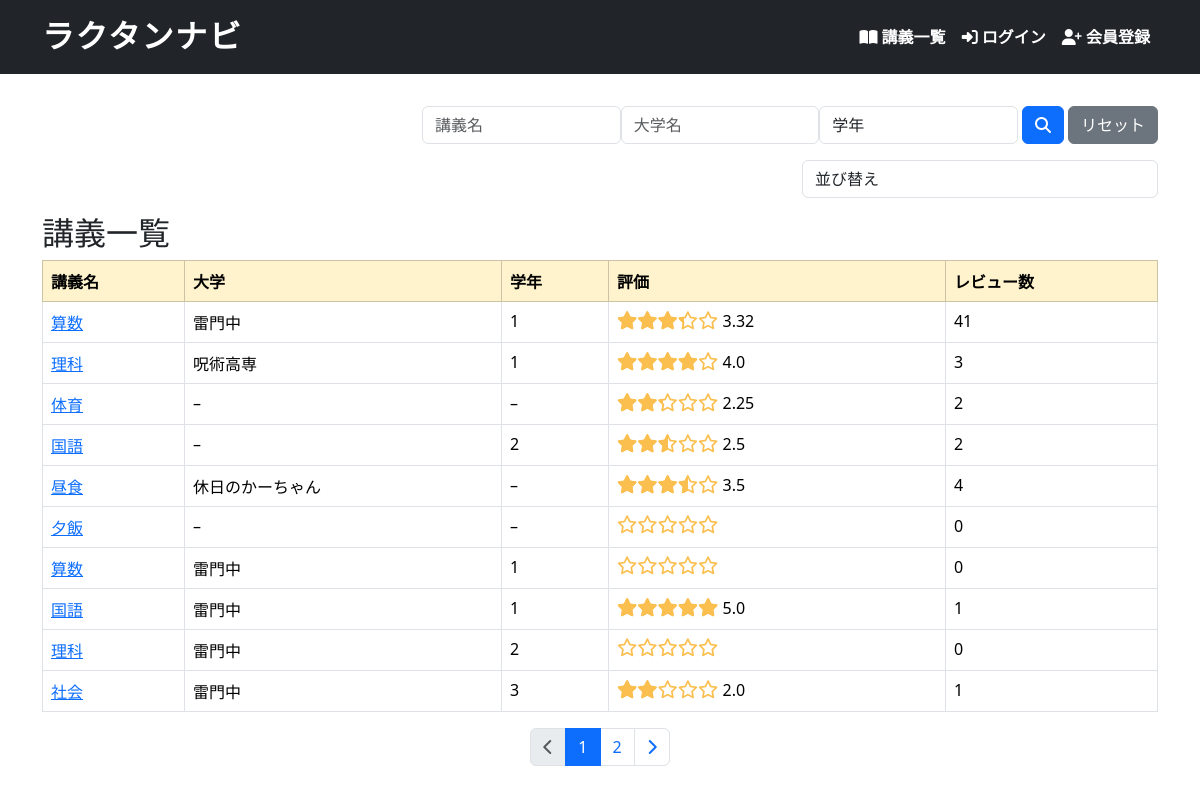
/lectures/, run on the app's committed database.
### helloworld/models.py (models this page shows, shortened)
class Lecture(models.Model):
    name = models.CharField(max_length=128)
    body = models.TextField(null=True, blank=True)
    university = models.CharField(max_length=128, null=True, blank=True)
    school_year = models.IntegerField(null=True, blank=True)
    average_score = models.FloatField(null=True, blank=True)
    reviews_count = models.IntegerField(default=0, blank=True)

### helloworld/views.py (the view)
# urls.py: path('lectures/', views.lecture_index, name='lectures_index'),
def lecture_index(request):
    search_name = request.GET.get('q_name') or "" # 検索キーワード
    search_year = request.GET.get('q_year') or ""
    search_university = request.GET.get('q_university') or ""
    sort = request.GET.get('sort')
    lectures_list = Lecture.objects.all()
    if search_name:
        lectures_list = lectures_list.filter(name__icontains=search_name)
    if search_year:
        lectures_list = lectures_list.filter(school_year=int(search_year))
    if search_university:
        lectures_list = lectures_list.filter(university__icontains=search_university)
    if sort == 'review_count_desc':
        lectures_list = lectures_list.order_by('-reviews_count')  # レビュー高い順
    elif sort == 'review_count_asc':
        lectures_list = lectures_list.order_by('reviews_count')  # レビュー低い順
    elif sort == 'average_score_desc':
        lectures_list = lectures_list.order_by('-average_score')  # 評価高い順
    elif sort == 'average_score_asc':
        lectures_list = lectures_list.order_by('average_score')  # 評価低い順
    paginator = Paginator(lectures_list, 10)
    page_number = request.GET.get('page')
    lectures = paginator.get_page(page_number)
    context = {
        'lectures': lectures,
        'search_name': search_name,
        'search_year': search_year,
        'search_university': search_university,
        'sort': sort,
    }
    return render(request, 'snippets/lectures/index.html', context)

### helloworld/templatetags/star_filters.py (called while the page is built)
@register.filter
def rating_to_percent(value):
    try:
        return float(value) / 5 * 100
    except (ValueError, TypeError):
        return 0

### helloworld/templates/snippets/lectures/index.html (shortened to what this page needs)
{% extends 'base.html' %}
{% load django_bootstrap5 %}
{% block main %}
<div class="row">
    <div class="col-12 col-md-8 offset-md-4">
        <form method="get" class="form-inline mb-3 d-flex">
          <input type="text" name="q_name" value="{{ search_name }}" placeholder="講義名" class="form-control mr-2">
          <input type="text" name="q_university" value="{{ search_university }}" placeholder="大学名" class="form-control mr-2">
          <select name="q_year" class="form-control mr-2">
            <option value="">学年</option>
          </select>
          <button type="submit" class="btn btn-primary align-items-center justify-content-center mx-1"><i class="fa-solid fa-magnifying-glass"></i></button>
          <button id="reset-button" class="btn btn-secondary text-nowrap">リセット</button>
        </form>
    </div>
</div>
<div class="row">
    <div class="col-6 offset-6 col-md-4 offset-md-8">
        <form method="get" class="form-inline mb-3">
          <select name="sort" class="form-control mr-2" onchange="this.form.submit()">
            <option value="">並び替え</option>
          </select>
        </form>
    </div>
</div>
<h2>講義一覧</h2>
<div class="table-responsive-sm">
    {% include 'lectures/_lectures_table.html' %}
</div>
{% load static %}
{% endblock %}

### helloworld/templates/snippets/lectures/_lectures_table.html
<table class="table table-hover table-bordered">
    <thead class="table table-warning">
        <tr>
            <th>講義名</th>
            <th>大学</th>
            <th>学年</th>
            <th>評価</th>
            <th>レビュー数</th>
        </tr>
    </thead>
    <tbody>
        {% for lecture in lectures %}
        <tr>
            <td>
                <a href="{% url 'lectures_show' lecture.id %}">{{ lecture.name }}</a>
            </td>
            <td>{{ lecture.university|default:"–" }}</td>
            <td>{{ lecture.school_year|default:"–" }}</td>
            <td>
                {% load star_filters %}
                <div class="star-rating">
                  <div class="star-rating-fill" style="width: {{ lecture.average_score|rating_to_percent }}%;"></div>
                </div>
                {{ lecture.average_score|default:"" }}
            </td>
            <td>{{ lecture.reviews_count }}</td>
        </tr>
        {% endfor %}
    </tbody>
</table>
{% include '_pagination.html' with list=lectures %}

### helloworld/static/snippets/css/style.css (style rules this page uses)
.star-rating { position: relative; display: inline-block; font-size: 18px; }
.star-rating::before { content: '\f005\f005\f005\f005\f005'; font-family: 'Font Awesome 5 Free'; font-weight: 400; color: #fbbf4f; }
.star-rating-fill { position: absolute; top: 0; left: 0; overflow: hidden; white-space: nowrap; color: #fbbf4f; }
.star-rating-fill::before { content: '\f005\f005\f005\f005\f005'; font-family: 'Font Awesome 5 Free'; font-weight: 900; }

### data on the page
Lecture: name "算数", university "雷門中", school_year "1", average_score "3.32", reviews_count "41"
Lecture: name "理科", university "呪術高専", school_year "1", average_score "4.0", reviews_count "3"
Lecture: name "体育", university "–", school_year "–", average_score "2.25", reviews_count "2"
Lecture: name "国語", university "–", school_year "2", average_score "2.5", reviews_count "2"
Lecture: name "昼食", university "休日のかーちゃん", school_year "–", average_score "3.5", reviews_count "4"
Lecture: name "夕飯", university "–", school_year "–", reviews_count "0"
Lecture: name "算数", university "雷門中", school_year "1", reviews_count "0"
Lecture: name "国語", university "雷門中", school_year "1", average_score "5.0", reviews_count "1"
Lecture: name "理科", university "雷門中", school_year "2", reviews_count "0"
Lecture: name "社会", university "雷門中", school_year "3", average_score "2.0", reviews_count "1"

### other printed values
{{ num }} "1"
{{ num }} "2"
